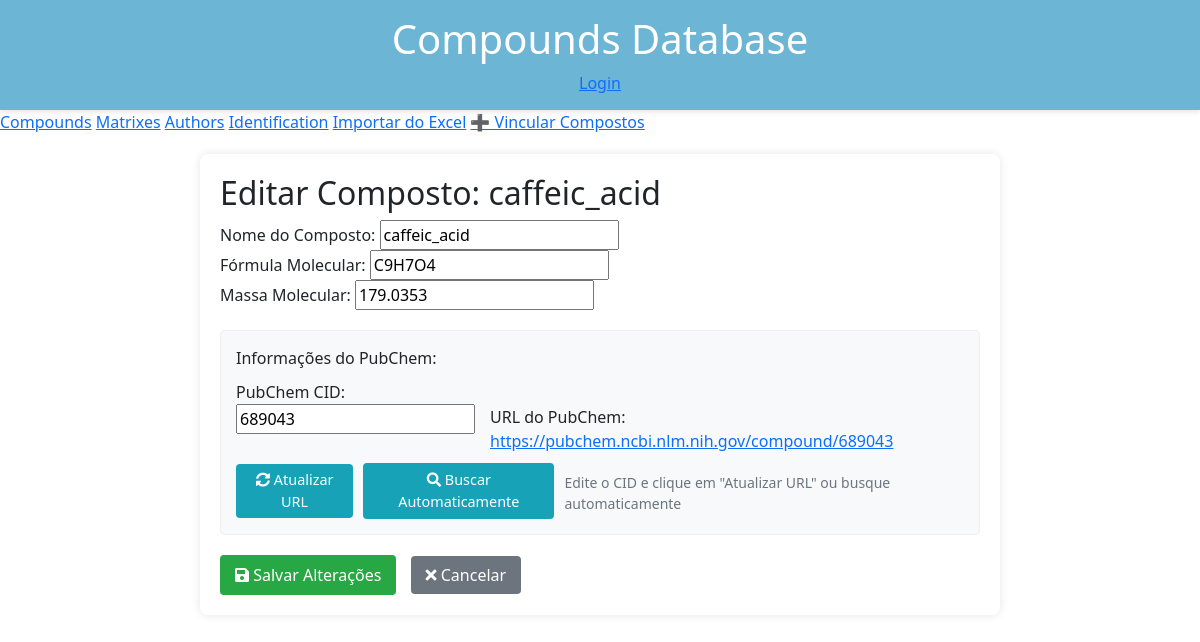
Page /edit_compound/5 (signed in) on the committed database.
### app.py (models this page shows, shortened)
class Compound(db.Model):
    __tablename__ = 'tbl_compound'
    compound_id = db.Column(db.Integer, primary_key=True)
    compound = db.Column(db.String(255))
    molecular_formula = db.Column(db.String(255))
    molecular_mass = db.Column(db.Float)
    pubchem_cid = db.Column(db.String(50))  # ID do PubChem
    pubchem_url = db.Column(db.String(255))  # URL direta para o composto

### app.py (the view, shortened to what this page needs)
@app.route('/edit_compound/<int:compound_id>', methods=['GET', 'POST'])
@login_required
def edit_compound(compound_id):
    compound = Compound.query.get_or_404(compound_id)
    identifications = Identification.query.filter_by(compound_id=compound_id).all()
    return render_template(
        'edit_compound.html',
        compound=compound,
        identifications=identifications
    )

### app.py (called while the page is built)
@login_manager.user_loader
def load_user(user_id):
    return User.query.get(int(user_id))

### templates/edit_compound.html (shortened to what this page needs)
{% extends "index.html" %}
{% block content %}
<div class="edit-container">
    <h2>Editar Composto: {{ compound.compound }}</h2>
    <form method="POST" action="{{ url_for('edit_compound', compound_id=compound.compound_id) }}">
        <div class="form-group">
            <label>Nome do Composto:</label>
            <input type="text" name="compound" value="{{ compound.compound }}" required>
        </div>
        <div class="form-group">
            <label>Fórmula Molecular:</label>
            <input type="text" name="molecular_formula" value="{{ compound.molecular_formula }}">
        </div>
        <div class="form-group">
            <label>Massa Molecular:</label>
            <input type="number" step="0.01" name="molecular_mass" value="{{ compound.molecular_mass }}" required>
        </div>
        <div class="form-group pubchem-group">
            <label>Informações do PubChem:</label>
            <div class="pubchem-fields">
                <div>
                    <label for="pubchem_cid">PubChem CID:</label>
                    <input type="text" name="pubchem_cid" id="pubchem_cid"
                           value="{{ compound.pubchem_cid if compound.pubchem_cid }}"
                           onchange="updatePubChemUrl()">
                </div>
                <div class="pubchem-url">
                    <label>URL do PubChem:</label>
                    <span id="pubchem_url_display">
                        {% if compound.pubchem_url %}
                            <a href="{{ compound.pubchem_url }}" target="_blank" id="pubchem_link">{{ compound.pubchem_url }}</a>
                        {% else %}
                            <span class="missing-data" id="no_pubchem">(Será gerada automaticamente quando o CID for salvo)</span>
                        {% endif %}
                    </span>
                </div>
            </div>
            <div class="pubchem-actions">
                <button type="button" onclick="updatePubChemUrl()" class="btn btn-update">
                    <i class="fas fa-sync-alt"></i> Atualizar URL
                </button>
                <a href="{{ url_for('fetch_pubchem', compound_id=compound.compound_id) }}"
                   class="btn btn-fetch">
                   <i class="fas fa-search"></i> Buscar Automaticamente
                </a>
                <small class="form-text">Edite o CID e clique em "Atualizar URL" ou busque automaticamente</small>
            </div>
        </div>
        <div class="form-actions">
            <button type="submit" class="btn-save">
                <i class="fas fa-save"></i> Salvar Alterações
            </button>
            <a href="{{ url_for('index') }}" class="btn-cancel">
                <i class="fas fa-times"></i> Cancelar
            </a>
        </div>
    </form>
</div>
{% endblock %}

### static/css/compounds.css (style rules this page uses)
body { font-family: 'Arial', sans-serif; margin: 0; padding: 0; background-color: #f5f5f5; }
button { background-color: #6db5d4; color: white; padding: 10px 15px; border: none; border-radius: 5px; cursor: pointer; font-size: 14px; transition: background 0.3s; }
.btn-save { background: #4CAF50; color: white; padding: 10px 15px; border: none; border-radius: 4px; cursor: pointer; }
.btn-cancel { background: #f44336; color: white; padding: 10px 15px; border-radius: 4px; text-decoration: none; margin-left: 10px; }
.edit-container { max-width: 600px; margin: 30px auto; padding: 20px; background: #f9f9f9; border-radius: 8px; }

### templates/edit_compound.html (style rules this page uses)
.edit-container { max-width: 800px; margin: 20px auto; padding: 20px; background: #fff; border-radius: 8px; box-shadow: 0 0 10px rgba(0,0,0,0.1); }
.pubchem-group { margin: 20px 0; padding: 15px; background: #f8f9fa; border-radius: 5px; border: 1px solid #eee; }
.pubchem-fields { display: grid; grid-template-columns: 1fr 2fr; gap: 15px; margin: 10px 0; }
.pubchem-url { padding-top: 25px; }
.pubchem-actions { margin-top: 10px; display: flex; gap: 10px; align-items: center; }
.btn-fetch { display: inline-block; padding: 5px 10px; background: #17a2b8; color: white; border-radius: 4px; text-decoration: none; font-size: 0.9em; }
.btn-update { display: inline-block; padding: 5px 10px; background: #17a2b8; color: white; border-radius: 4px; border: none; cursor: pointer; font-size: 0.9em; }
.btn-save { background: #28a745; color: white; padding: 8px 15px; border: none; border-radius: 4px; cursor: pointer; }
.btn-cancel { background: #6c757d; color: white; padding: 8px 15px; border-radius: 4px; text-decoration: none; margin-left: 10px; }
.form-actions { margin-top: 20px; }

### rows in the picture
Compound: compound "caffeic_acid", molecular_formula "C9H7O4", molecular_mass "179.0353", pubchem_cid "689043", pubchem_url "https://pubchem.ncbi.nlm.nih.gov/compound/689043"

### other values in the picture
{{ 'Logout' if 'logout' in view_functions else 'Login' }} "Login"
